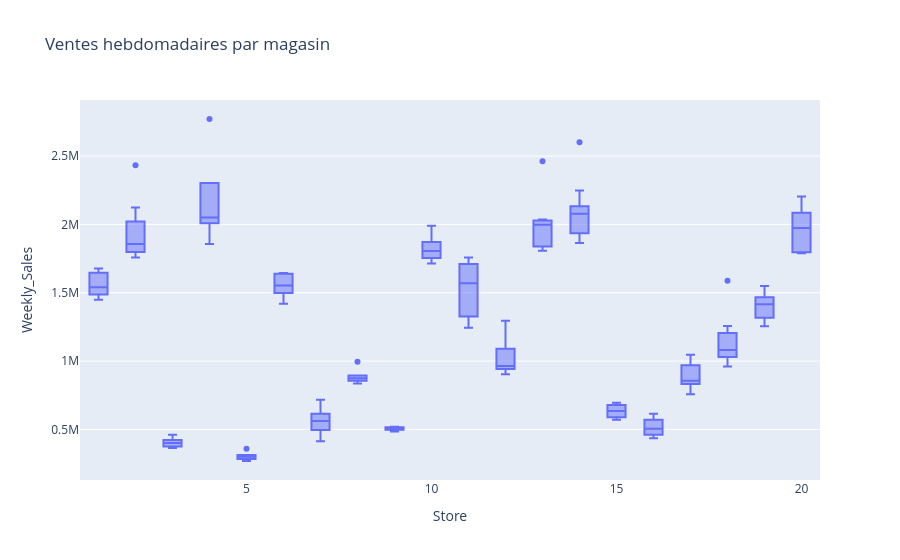

The notebook cell this image was saved under:
### Markdown cell above
Chaque point compté ici est un magasin sur une semaine donnée. La barre à 10
autour de 400 k$ peut donc être un seul magasin sur dix semaines, ou dix magasins
sur n'importe quelles semaines. le graphique ne fait pas la différence.

describe laissait espérer une distribution symétrique.Ce n'est pas le cas, on observe plusieurs sommets. Les causes de cet etalement ne sont pas determinees a ce stade.
Il peut etre interessant de s'interesser a ce qui se passe au niveau de chaque magasin pris individuellement, ainsi qu'aux periodes prises individuellement.

### Code cell
px.box(df, x="Store", y="Weekly_Sales",
       title="Ventes hebdomadaires par magasin")

### Figure 1 — Plotly figure (JSON) as saved in the notebook; plotly's stock layout.template omitted (floating-point values rounded to 4 significant figures; data arrays with more than 128 entries replaced by an {"elided": "..."} marker saying what was removed)
{"data": [{"alignmentgroup": "True", "hovertemplate": "Store=%{x}<br>Weekly_Sales=%{y}<extra></extra>", "legendgroup": "", "marker": {"color": "#636efa"}, "name": "", "notched": false, "offsetgroup": "", "orientation": "v", "showlegend": false, "type": "box", "x": {"elided": "150 float values"}, "x0": " ", "xaxis": "x", "y": {"elided": "150 float values"}, "y0": " ", "yaxis": "y"}], "layout": {"boxmode": "group", "legend": {"tracegroupgap": 0}, "title": {"text": "Ventes hebdomadaires par magasin"}, "xaxis": {"anchor": "y", "domain": [0, 1], "title": {"text": "Store"}}, "yaxis": {"anchor": "x", "domain": [0, 1], "title": {"text": "Weekly_Sales"}}}}
